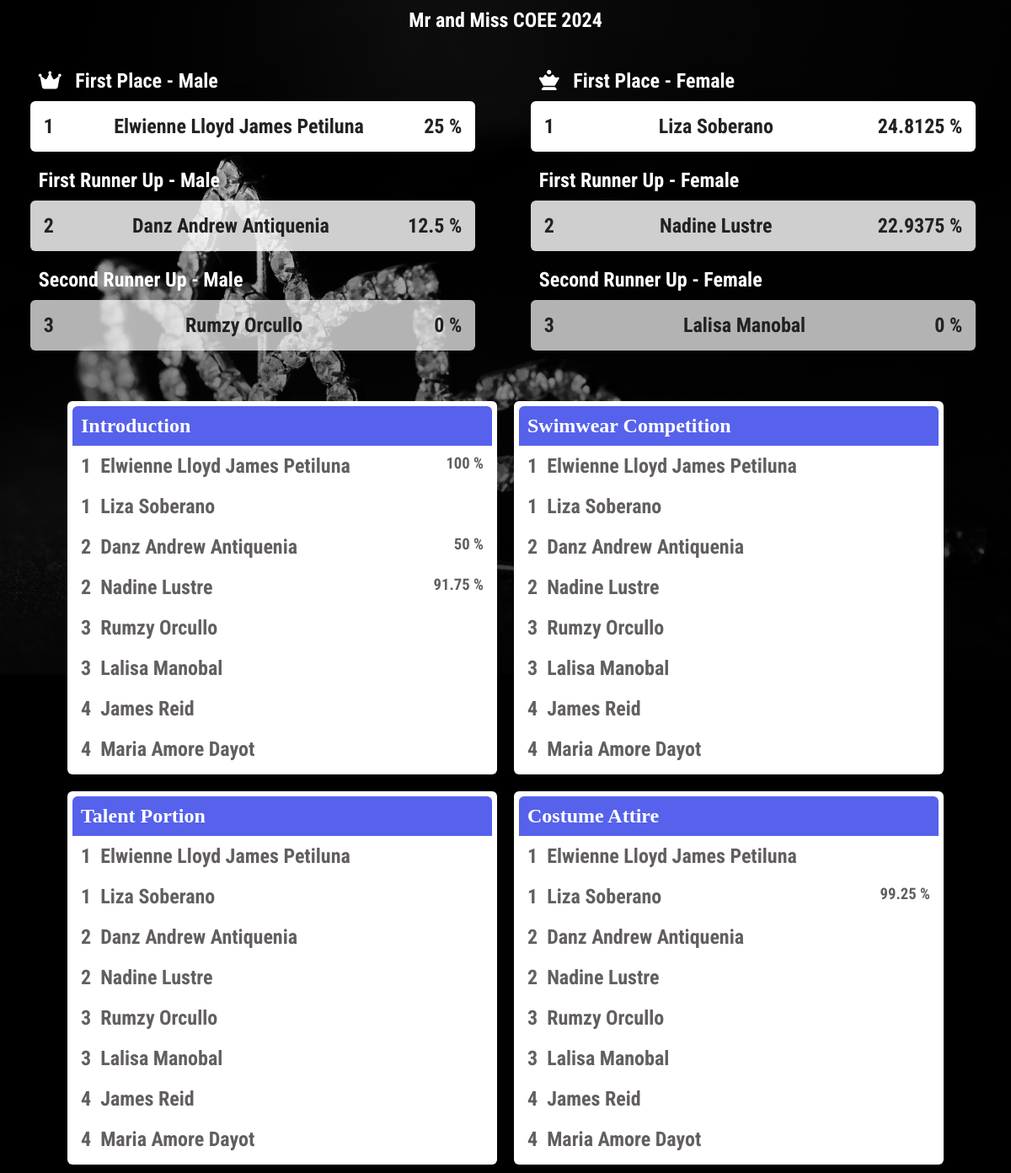
The app's page /view-res.php?ev-id=38 with its own data.
### tables this page shows
CREATE TABLE `event` (
  `pGQneg` int(100) NOT NULL,
  `ename` varchar(100) NOT NULL,
  `edate` varchar(100) NOT NULL,
  `tQPs0y` int(100) DEFAULT NULL,
  `location` varchar(100) NOT NULL
);

CREATE TABLE `candidate` (
  `vADq6R` int(100) NOT NULL,
  `can_no` int(100) NOT NULL,
  `name` varchar(250) NOT NULL,
  `dept` varchar(250) NOT NULL,
  `pGQneg` int(100) DEFAULT NULL,
  `cat` varchar(25) NOT NULL,
  `percentage` double DEFAULT NULL
);

CREATE TABLE `portion` (
  `gdSWLv` int(100) NOT NULL,
  `name` varchar(150) NOT NULL,
  `pGQneg` int(100) DEFAULT NULL
);

CREATE TABLE `criteria` (
  `TzTcDB` int(11) NOT NULL,
  `name` varchar(100) NOT NULL,
  `maxval` int(100) NOT NULL,
  `pGQneg` int(100) DEFAULT NULL,
  `percent` int(100) NOT NULL
);

### view-res.php (the view, shortened to what this page needs)
<?php
	$mysqli = require __DIR__ . "/connect.php";
  	$sql = sprintf("SELECT * FROM `event` WHERE pGQneg='%s'",$mysqli->real_escape_string($_GET['ev-id'])) ;
  	$result=$mysqli->query($sql);
	$event2=$result->fetch_assoc();
	$sql = sprintf("SELECT * FROM `joined_event` WHERE pGQneg='%s' AND status='approved'",$mysqli->real_escape_string($_GET['ev-id']) ) ;
  	$apresult=$mysqli->query($sql);
	$apcount=mysqli_num_rows($apresult);
?>
<!DOCTYPE html>
<html>
<head>
	<link rel="stylesheet" type="text/css" href="css/animate.css">
	<link rel="stylesheet" type="text/css" href="css/index.css">
	<link rel="stylesheet" type="text/css" href="https://cdnjs.cloudflare.com/ajax/libs/font-awesome/6.3.0/css/all.min.css">
</head>
<body style="background: black;">
<div class="main">
	<div class="banner">
		<h2>
			<?=$event2['ename']?>
		</h2>
	</div><br>
	<div class="firstplace-con">
		<div  class="rank" style="width: 45%;animation-delay: 0.2s">
			<div class="erow">
		<h2 style="color:white"><i class="fa-solid fa-crown"></i> &nbsp First Place - Male</h2>
		</div>
		<div class="firstplace">
			<?php
		  	$mysqli = require __DIR__ . "/connect.php";
		  	$sql = "SELECT * FROM candidate where pGQneg={$_GET['ev-id']} AND cat='male' ORDER BY percentage DESC LIMIT 1" ;
		  	$result=$mysqli->query($sql);
		  	if(mysqli_num_rows($result)>0)
		  	{
		  	 while ($candidate=$result->fetch_assoc()) {
		  	 	?>
		  	 			<div class="erow " style="justify-content: space-between;">
		 			<h2><?=$candidate['can_no']?></h2>
		 			<h2><?=$candidate['name']?></h2>
		 			<h2><?=$candidate['percentage']?> %</h2>
		  	 		</div>
		  	 	<?php
		  	 }
		  	}
			?>
		</div>
		</div>
		<div class="rank" style="width: 45%;animation-delay: 0.2s">
			<div class="erow">
		<h2 style="color:white"><i class="fa-solid fa-chess-queen"></i> &nbsp First Place - Female</h2>
		</div>
			<div class="firstplace">
			<?php
		  	$mysqli = require __DIR__ . "/connect.php";
		  	$sql = "SELECT * FROM candidate where pGQneg={$_GET['ev-id']} AND cat='female' ORDER BY percentage DESC LIMIT 1" ;
		  	$result=$mysqli->query($sql);
		  	if(mysqli_num_rows($result)>0)
		  	{
		  	 while ($candidate=$result->fetch_assoc()) {
		  	 	?>
		  	 			<div class="erow " style="justify-content: space-between;">
		 			<h2><?=$candidate['can_no']?></h2>
		 			<h2><?=$candidate['name']?></h2>
		 			<h2><?=$candidate['percentage']?> %</h2>
		  	 		</div>
		  	 	<?php
		  	 }
		  	}
			?>
		</div>
		</div>
	</div> <br>
	<div class="firstplace-con" >
		<div  class="rank" style="width: 45%;animation-delay: 0.4s">
			<div class="erow">
		<h2 style="color:white">First Runner Up - Male</h2>
		</div>
		<div class="firstplace" style="background: #ffffffcf">
			<?php
		  	$mysqli = require __DIR__ . "/connect.php";
		  	$sql = "SELECT * FROM candidate where pGQneg={$_GET['ev-id']} AND cat='male' ORDER BY percentage DESC LIMIT 1,1" ;
		  	$result=$mysqli->query($sql);
		  	if(mysqli_num_rows($result)>0)
		  	{
		  	 while ($candidate=$result->fetch_assoc()) {
		  	 	?>
		  	 			<div class="erow " style="justify-content: space-between;">
		 			<h2><?=$candidate['can_no']?></h2>
		 			<h2><?=$candidate['name']?></h2>
		 			<h2><?=$candidate['percentage']?> %</h2>
		  	 		</div>
		  	 	<?php
		  	 }
		  	}
			?>
		</div>
		</div>
		<div  class="rank" style="width: 45%;animation-delay: 0.4s">
			<div class="erow">
		<h2 style="color:white">First Runner Up - Female</h2>
		</div>
			<div class="firstplace" style="background: #ffffffcf">
			<?php
		  	$mysqli = require __DIR__ . "/connect.php";
		  	$sql = "SELECT * FROM candidate where pGQneg={$_GET['ev-id']} AND cat='female' ORDER BY percentage DESC LIMIT 1,1" ;
		  	$result=$mysqli->query($sql);
		  	if(mysqli_num_rows($result)>0)
		  	{
		  	 while ($candidate=$result->fetch_assoc()) {
		  	 	?>
		  	 			<div class="erow " style="justify-content: space-between;">
		 			<h2><?=$candidate['can_no']?></h2>
		 			<h2><?=$candidate['name']?></h2>
		 			<h2><?=$candidate['percentage']?> %</h2>
		  	 		</div>
		  	 	<?php
		  	 }
		  	}
			?>
		</div>
		</div>
	</div><br>
	<div class="firstplace-con">
		<div   class="rank" style="width: 45%;animation-delay: 0.6s">
			<div class="erow">
		<h2 style="color:white">Second Runner Up - Male</h2>
		</div>
		<div class="firstplace" style="background: #ffffffb3">
			<?php
		  	$mysqli = require __DIR__ . "/connect.php";
		  	$sql = "SELECT * FROM candidate where pGQneg={$_GET['ev-id']} AND cat='male' ORDER BY percentage DESC LIMIT 2,1" ;
		  	$result=$mysqli->query($sql);
		  	if(mysqli_num_rows($result)>0)
		  	{
		  	 while ($candidate=$result->fetch_assoc()) {
		  	 	?>
		  	 			<div class="erow " style="justify-content: space-between;">
		 			<h2><?=$candidate['can_no']?></h2>
		 			<h2><?=$candidate['name']?></h2>
		 			<h2><?=$candidate['percentage']?> %</h2>
		  	 		</div>
		  	 	<?php
		  	 }
		  	}
			?>
		</div>
		</div>
		<div class="rank"   style="width: 45%; animation-delay: 0.6s">
			<div class="erow">
		<h2 style="color:white">Second Runner Up - Female</h2>
		</div>
			<div class="firstplace" style="background: #ffffffb3">
			<?php
		  	$mysqli = require __DIR__ . "/connect.php";
		  	$sql = "SELECT * FROM candidate where pGQneg={$_GET['ev-id']} AND cat='female' ORDER BY percentage DESC LIMIT 2,1" ;
		  	$result=$mysqli->query($sql);
		  	if(mysqli_num_rows($result)>0)
		  	{
		  	 while ($candidate=$result->fetch_assoc()) {
		  	 	?>
		  	 			<div class="erow " style="justify-content: space-between;">
		 			<h2><?=$candidate['can_no']?></h2>
		 			<h2><?=$candidate['name']?></h2>
		 			<h2><?=$candidate['percentage']?> %</h2>
		  	 		</div>
		  	 	<?php
		  	 }
		  	}
			?>
		</div>
		</div>
	</div><br>
  <div>
  	<?php
		  	$mysqli = require __DIR__ . "/connect.php";
		  	$sql = "SELECT * FROM `portion` where pGQneg={$_GET['ev-id']}" ;
		  	$result=$mysqli->query($sql);
		  	?>
		  	<br><br>
		  <div class="res-portion">
		  		<?php
		  	if(mysqli_num_rows($result)>0)
		  	{
		  	 for ($por=0; $por<mysqli_num_rows($result); $por++) {
		  	 	$portion=$result->fetch_assoc();
		  	 	?>
		  	 		<div class="portion-res-tab">
		  	 			<div class="res-portion-cotainer">
		  	 				<div class="eventpanel-title s-event-title" style="justify-content: space-between; width: 100%;">
		  	 				<h2><?=$portion['name']?> </h2>
		  	 			</div>
		  	 			<div class="can-list">
                               	<?php
                               	$sql = "SELECT * FROM `candidate` where pGQneg={$_GET['ev-id']} ORDER BY can_no" ;
							  	$res=$mysqli->query($sql);
							  	if(mysqli_num_rows($res)>0)
							  	{
							  		while ($can=$res->fetch_assoc()) {
							  			$per=0;
		  	 							$index=0;
							  			?>
							  			<div class="erow" style="justify-content: space-between;">
							  				<div style="display: flex;">
							  					<h2><?=$can['can_no']?></h2>
							  					<h2><?=$can['name']?></h2>
							  				</div>
							  				 <?php
							  				 		$sql = "SELECT * FROM `criteria` where pGQneg={$_GET['ev-id']}" ;
							  						$cres=$mysqli->query($sql);
							  						if(mysqli_num_rows($cres)>0)
							  							{
							  								while ($criteria=$cres->fetch_assoc()) {
							  									?>
							  									<?php
							  									$sql = "SELECT * FROM `score` where pGQneg={$_GET['ev-id']} AND TzTcDB={$criteria['TzTcDB']} AND vADq6R={$can['vADq6R']} AND gdSWLv={$portion['gdSWLv']}" ;
							  									$sres=$mysqli->query($sql);
							  									$scount=mysqli_num_rows($sres);
							  									if(mysqli_num_rows($sres)>0)
							  											{
							  												for ($i=0; $i<$scount;$i++) {
							  													$index++;
							  													$score=$sres->fetch_assoc();
							  														$per+=($score['score']/$criteria['maxval'])*$criteria['percent']*$apcount;
							  												}if($index==mysqli_num_rows($cres))
							  												{
							  													?>
							  															<h3><?=$per?> %</h3>
							  														<?php
							  												}
							  											}
							  								}
							  							}
							  				 ?>
							  			</div>
							  			<?php
							  		}
							  	}
                               	?>
                               </div>
		  	 			</div>
		  	 		</div>
		  	 	<?php
		  	 }
		  	}
			?>
		  </div>
</div>
</body>
</html>

### css/index.css (style rules this page uses)
html { scroll-behavior: smooth; }
* { box-sizing: border-box; margin: 0px; padding: 0px; }
body { background: #1e2146 }
.eventpanel-title { width: 100%; background:#5662eb ; padding: 10px; color: #5662eb; }
.erow { display: flex; width: 100%; justify-content:flex-start; padding: 10px; font-family: 'Roboto Condensed', sans-serif; color:#635f5f; }
.s-event-title { border-radius: 6px 6px 0px 0px; color: white; display: flex; justify-content: space-between; }
.main { width: 100%; height: 100vh; background-image: url("../imgs/bg.png"); background-color: #cccccc; background-size: cover; }
.banner { width: 100%; padding: 10px; color:white; font-family: 'Roboto Condensed', sans-serif; display: flex; justify-content: center; }
.firstplace-con { width: 100%; height: 100px; display: flex; justify-content: space-around; padding: 6px; }
.firstplace { background: white; margin-right: 6px; display: flex; align-items: center; padding: 6px; border-radius: 6px; font-family: 'Roboto Condensed', sans-serif; }
.firstplace .erow { color:#222; }
.res-portion { width: 90%; padding: 10px; position: relative;left: 50%; transform: translateX(-50%); }
.portion-res-tab { padding: 10px; width: 50%; float: left; padding: 10px; }
.res-portion-cotainer { width: 100%; padding: 6px; background:white; border-radius: 6px; }

### records on screen
event: ename "Mr and Miss COEE 2024"
candidate: can_no "1", name "Elwienne Lloyd James Petiluna", percentage "25"
candidate: can_no "1", name "Liza Soberano", percentage "24.8125"
candidate: can_no "2", name "Danz Andrew Antiquenia", percentage "12.5"
candidate: can_no "2", name "Nadine Lustre", percentage "22.9375"
candidate: can_no "3", name "Rumzy Orcullo", percentage "0"
candidate: can_no "3", name "Lalisa Manobal", percentage "0"
portion: name "Introduction"
criteria: per "100", per "50", per "91.75", per "99.25"
candidate: can_no "4", name "James Reid"
candidate: can_no "4", name "Maria Amore Dayot"
portion: name "Swimwear Competition"
portion: name "Talent Portion"
portion: name "Costume Attire"
